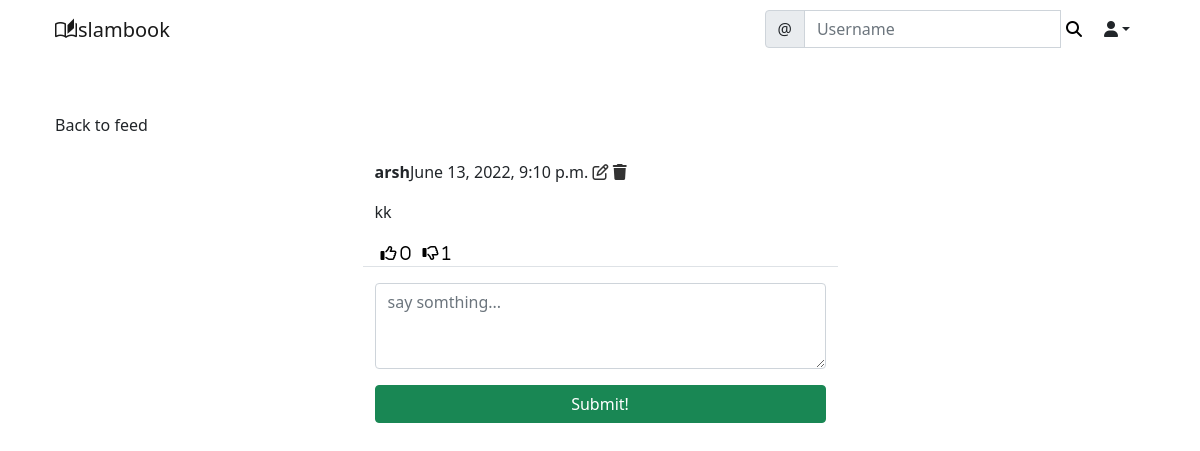
The app's page /social/post/15/ (signed in), older data.
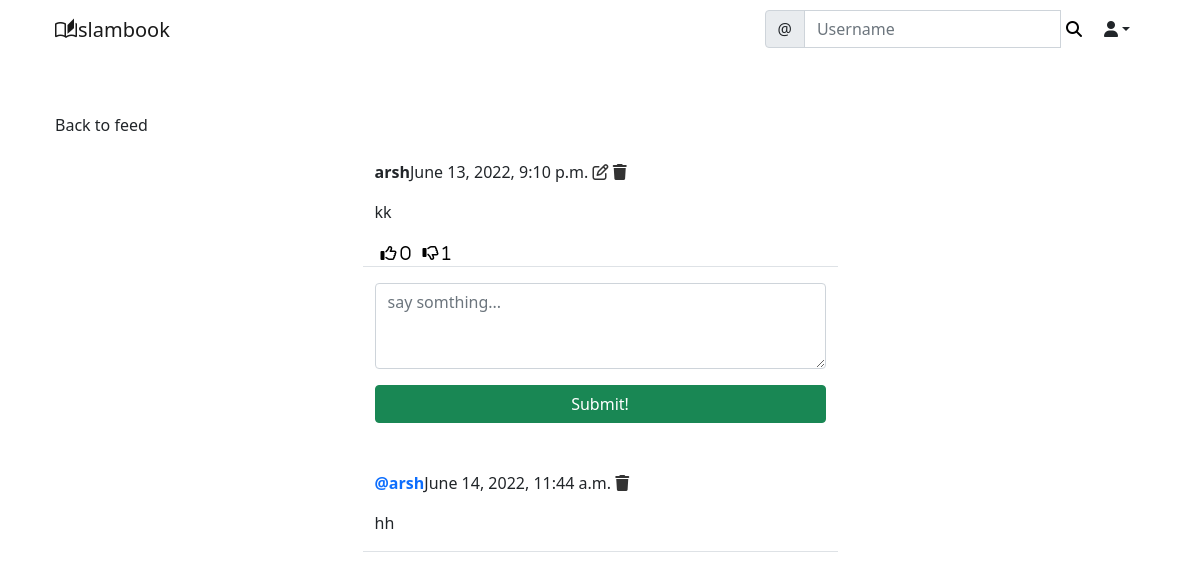
The same page, newer data.
### social/models.py (models this page shows)
class Post(models.Model):
    body = models.TextField()
    created_on = models.DateTimeField(default=timezone.now)
    author = models.ForeignKey(User, on_delete=models.CASCADE)
    likes = models.ManyToManyField(User,blank=True,related_name='likes')
    dislikes = models.ManyToManyField(User,blank=True,related_name='dislikes')

class Comment(models.Model):
    comment=models.TextField()
    created_on = models.DateTimeField(default=timezone.now)
    author = models.ForeignKey(User, on_delete=models.CASCADE)
    post=models.ForeignKey('Post',on_delete=models.CASCADE)

### social/views.py (the view, shortened to what this page needs)
# urls.py: path('post/<int:pk>/', PostDetailView.as_view(), name='post-detail'),
class PostDetailView(LoginRequiredMixin, View):
    def get(self, request, pk, *args, **kwargs):
        post = Post.objects.get(pk=pk)
        form = CommentForm()
        comments = Comment.objects.filter(post=post).order_by('-created_on')
        context = {
            'post': post,
            'form': form,
            'comments': comments,
        }
        return render(request, 'social/post_detail.html', context)

### social/forms.py
class CommentForm(forms.ModelForm):
    comment = forms.CharField(label='',widget=forms.Textarea(attrs={
        'rows':'3',
        'placeholder':'say somthing...'
    }))
    class Meta:
        model = Comment
        fields = ['comment']

### social/templates/social/post_detail.html (shortened to what this page needs)
{%extends 'landing/base.html'%}
{% load crispy_forms_tags %}
{% block content %}
<div class="container">
    <div class="row  mt-5">
        <div class = "col-md-5 col-sm-6 ">
            <a href="{% url 'post-list' %}" class = "btn btm-dark">Back to feed</a>
        </div>
    </div>
        <div class="row justify-content-center mt-3">
            <div class = "col-md-5 col-sm-12 border-bottom">
                <p>
                    <strong>{{post.author}}</strong>{{ post.created_on}}
                {% if request.user == post.author %}
                <a href="{% url 'post-edit' post.pk %}" style="color: #333;"><i class="far fa-edit"></i></a>
                <a href="{% url 'post-delete' post.pk %}" style="color: #333;"><i class="fas fa-trash"></i></a>
                {% endif %}
                </p>
                <p>{{post.body}}</p>
                <div class="d-flex flex-row">
                    <form method="POST" action="{% url 'like' post.pk %}">
                        <button style="background-color: transparent; border: none; box-shadow: none;" type="submit">
                            <i class="far fa-thumbs-up"> <span>{{ post.likes.all.count }}</span></i>
                        </button>
                    </form>
                    <form method="POST" action="{% url 'dislike' post.pk %}">
                        <button style="background-color: transparent; border: none; box-shadow: none;" type="submit">
                            <i class="far fa-thumbs-down"> <span>{{ post.dislikes.all.count }}</span></i>
                        </button>
                    </form>
            </div>
            </div>
        </div>
     <div class="row justify-content-center mt-3 mb-5">
        <div class = "col-md-5 col-sm-12 ">
            <form method="POST">
                {{  form | crispy }}
                <div class ="d-grid gap-2">
                    <button class="btn btn-success mt-3">Submit!</button>
            </form>
            </div>
        </div>
    </div>
    {% for comment in comments %}
    <div class="row justify-content-center mt-3 mb-5 ">
        <div class = "col-md-5 col-sm-12 border-bottom">
            <p>
                <a style="text-decoration: none" class="text-primary" href="{% url 'profile' post.author.profile.pk %}"><strong>@{{comment.author}}</strong></a>{{comment.created_on}}
                {% if request.user == comment.author %}
                    <a href="{% url 'comment-delete' post.pk comment.pk %}" style="color: #333;"><i class="fas fa-trash"></i></a>
                {% endif %}
            </p>
            <p>{{comment.comment}}</p>
        </div>
    </div>
        {% endfor %}
{% endblock content %}

### landing/templates/landing/base.html (shortened to what this page needs)
{% load static %}
<!doctype html>
<html lang="en">
  <head>
    <link href="https://cdn.jsdelivr.net/npm/bootstrap@5.0.0-beta1/dist/css/bootstrap.min.css" rel="stylesheet">
      <link href="{% static 'style.css' %} rel="stylesheet">
  </head>
  <body>
    {% include 'landing/navbar.html' %}
    {% block content %}
    {% endblock content %}
  </body>
</html>

### landing/templates/landing/navbar.html (shortened to what this page needs)
<div class="container">
<nav class="navbar navbar-expand-lg navbar-light">
  <div class="container-fluid">
    <a class="navbar-brand"
    {%if user.is_authenticated%}
    href="{% url 'post-list'%}"
    {% else %}
     href="{% url 'index' %}"
    {% endif %}
     ><span style="position: relative;left:0px;top:5px" class="material-symbols-outlined">
      </span>slambook</a>
    <div class="collapse navbar-collapse" id="navbarTogglerDemo03">
      <form class="d-flex" method="GET" action="{% url 'profile-search' %}">
        <div class="input-group">
        <span class="input-group-text" id="basic-addon1">@</span>
        <input type="text" class="form-control" placeholder="Username" aria-label="Username" aria-describedby="basic-addon1" name="query" value={{request.GET.quesy}}>
        <button style="border: none; background-color: transparent;box-shadow:none " type="submit"><i class="fas fa-search"></i></button>
    </div>
      </form>
      {% if user.is_authenticated %}
      <div class="nav-item dropdown">
        <a class="nav-link dropdown-toggle text-dark" data-bs-toggle="dropdown" role="buton" aria-expanded="false"><i class="fas fa-user"></i></a>
      </div>
      {% endif %}
    </div>
  </div>
</nav>
</div>

### landing/templates/landing/base.html (style rules this page uses)
.material-symbols-outlined { font-variation-settings: 'FILL' 0, 'wght' 400, 'GRAD' 0, 'opsz' 48 }

Row changes from the older to the newer data that the page shows:
added Comment: author "arsh", created_on "June 14, 2022, 11:44 a.m.", comment "hh"
